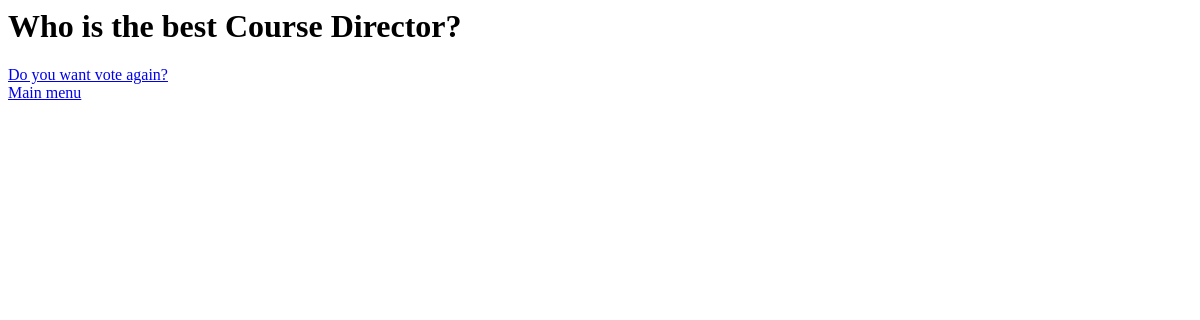
The page /polls/4/results/ on the database as committed earlier.
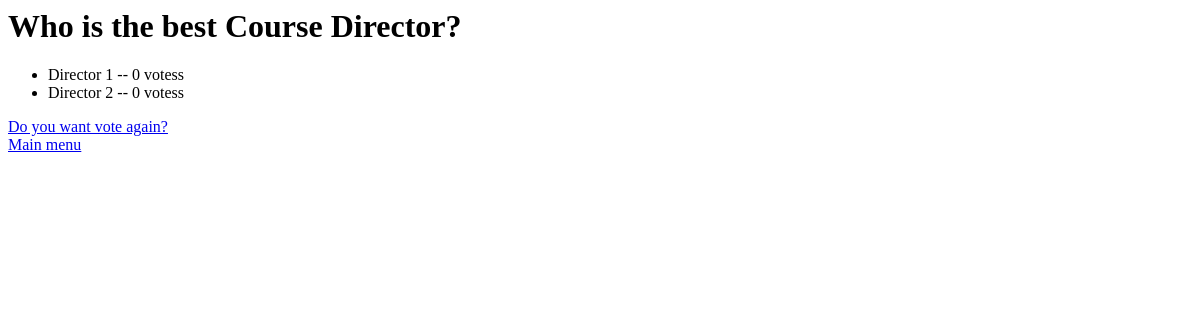
The same page on the database as committed later.
### polls/models.py (models this page shows, shortened)
class Question(models.Model):
    question_text = models.CharField(max_length=200)
    pub_date = models.DateTimeField('date published')

class Choice(models.Model):
    question = models.ForeignKey(Question, on_delete=models.CASCADE)
    choice_text = models.CharField(max_length=200)
    votes = models.IntegerField(default=0)

### polls/views.py (the view)
class ResultsView(generic.DetailView):
    model = Question
    template_name = "polls/results.html"
    def get_queryset(self):
        return Question.objects.filter(pub_date__lte=timezone.now())

### polls/templates/polls/results.html
<h1>{{ question.question_text }}</h1>
<ul>
    {% for choice in question.choice_set.all  %}
        <li>{{ choice.choice_text }} -- {{ choice.votes }} votes{{ choice.votes|pluralize }}</li>
    {% endfor %}
</ul>
<a href="{% url 'polls:detail' question.id %}">Do you want vote again?</a><br>
<a href="{% url 'polls:index' %}">Main menu</a>

Rows that differ between the two databases and show on the page:
added Choice: choice_text "Director 1", votes "0"
added Choice: choice_text "Director 2", votes "0"
